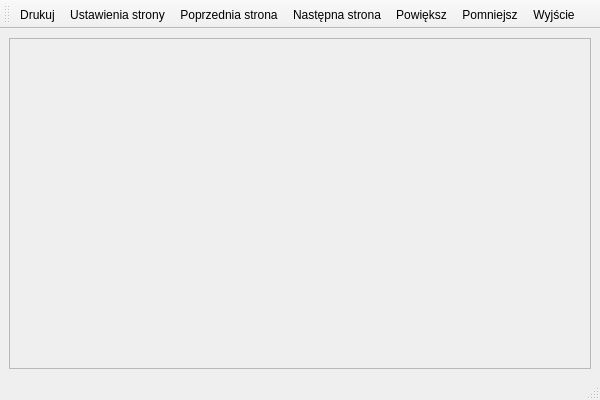
<ui version="4.0" >
 <class>PrevWindow</class>
 <widget class="QMainWindow" name="PrevWindow" >
  <property name="geometry" >
   <rect>
    <x>0</x>
    <y>0</y>
    <width>600</width>
    <height>400</height>
   </rect>
  </property>
  <property name="windowTitle" >
   <string>Podgląd wydruku</string>
  </property>
  <property name="windowIcon" >
   <iconset resource="mywindow.qrc" >:/images/qt.png</iconset>
  </property>
  <widget class="QWidget" name="centralwidget" >
   <property name="enabled" >
    <bool>true</bool>
   </property>
   <layout class="QVBoxLayout" >
    <item>
     <widget class="QScrollArea" name="scrollArea" >
      <property name="frameShape" >
       <enum>QFrame::StyledPanel</enum>
      </property>
      <property name="frameShadow" >
       <enum>QFrame::Sunken</enum>
      </property>
      <layout class="QVBoxLayout" />
     </widget>
    </item>
   </layout>
  </widget>
  <widget class="QStatusBar" name="statusBar" >
   <property name="statusTip" >
    <string/>
   </property>
  </widget>
  <widget class="QToolBar" name="toolBar" >
   <property name="windowTitle" >
    <string>toolBar</string>
   </property>
   <attribute name="toolBarArea" >
    <enum>TopToolBarArea</enum>
   </attribute>
   <attribute name="toolBarBreak" >
    <bool>false</bool>
   </attribute>
   <addaction name="actionPrint" />
   <addaction name="actionPageSetup" />
   <addaction name="actionPrev" />
   <addaction name="actionNext" />
   <addaction name="actionZoomIn" />
   <addaction name="actionZoomOut" />
   <addaction name="actionQuit" />
  </widget>
  <action name="actionQuit" >
   <property name="icon" >
    <iconset resource="mywindow.qrc" >:/images/standardbutton-close-32.png</iconset>
   </property>
   <property name="text" >
    <string>Wyjście</string>
   </property>
   <property name="statusTip" >
    <string>Zamknięcie okna</string>
   </property>
  </action>
  <action name="actionPrint" >
   <property name="icon" >
    <iconset resource="mywindow.qrc" >:/images/print.png</iconset>
   </property>
   <property name="text" >
    <string>Drukuj</string>
   </property>
   <property name="statusTip" >
    <string>Drukuje plik</string>
   </property>
  </action>
  <action name="actionPrev" >
   <property name="icon" >
    <iconset resource="mywindow.qrc" >:/images/left-32.png</iconset>
   </property>
   <property name="text" >
    <string>Poprzednia strona</string>
   </property>
   <property name="statusTip" >
    <string>Poprzednia strona</string>
   </property>
  </action>
  <action name="actionNext" >
   <property name="icon" >
    <iconset resource="mywindow.qrc" >:/images/right-32.png</iconset>
   </property>
   <property name="text" >
    <string>Następna strona</string>
   </property>
   <property name="statusTip" >
    <string>Następna strona</string>
   </property>
  </action>
  <action name="actionPageSetup" >
   <property name="icon" >
    <iconset resource="mywindow.qrc" >:/images/pagefold.png</iconset>
   </property>
   <property name="text" >
    <string>Ustawienia strony</string>
   </property>
   <property name="statusTip" >
    <string>Ustawienia strony</string>
   </property>
  </action>
  <action name="actionZoomIn" >
   <property name="icon" >
    <iconset resource="mywindow.qrc" >:/images/zoomin.png</iconset>
   </property>
   <property name="text" >
    <string>Powiększ</string>
   </property>
   <property name="statusTip" >
    <string>Powiększenie podglądu</string>
   </property>
  </action>
  <action name="actionZoomOut" >
   <property name="icon" >
    <iconset resource="mywindow.qrc" >:/images/zoomout.png</iconset>
   </property>
   <property name="text" >
    <string>Pomniejsz</string>
   </property>
   <property name="statusTip" >
    <string>Pomniejszenie podglądu</string>
   </property>
  </action>
 </widget>
 <customwidgets>
  <customwidget>
   <class>QScrollArea</class>
   <extends>QFrame</extends>
   <header location="global" >QScrollArea</header>
   <container>1</container>
  </customwidget>
 </customwidgets>
 <resources>
  <include location="mywindow.qrc" />
 </resources>
 <connections/>
</ui>
